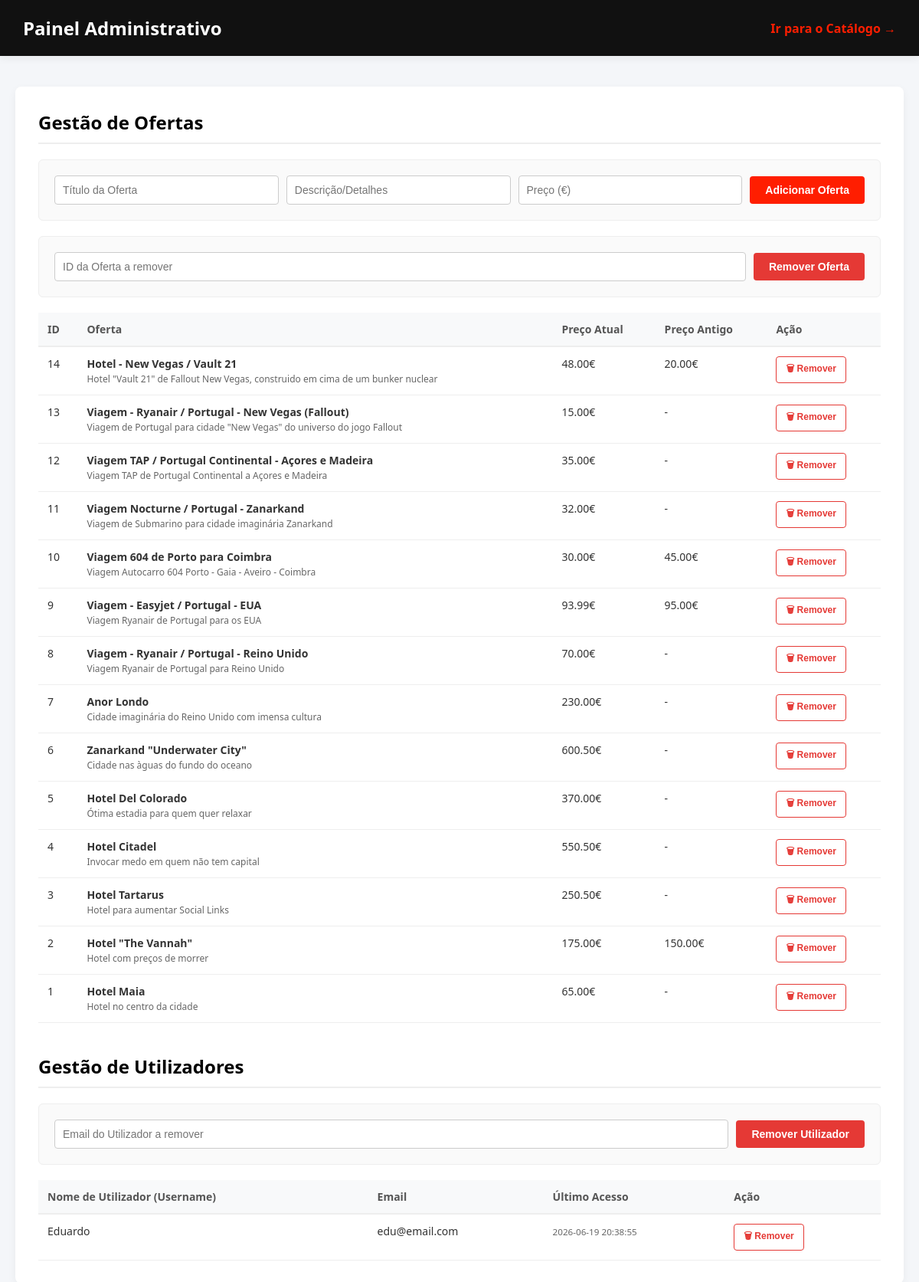
Page /scripts/administrador.php on the earlier database version.
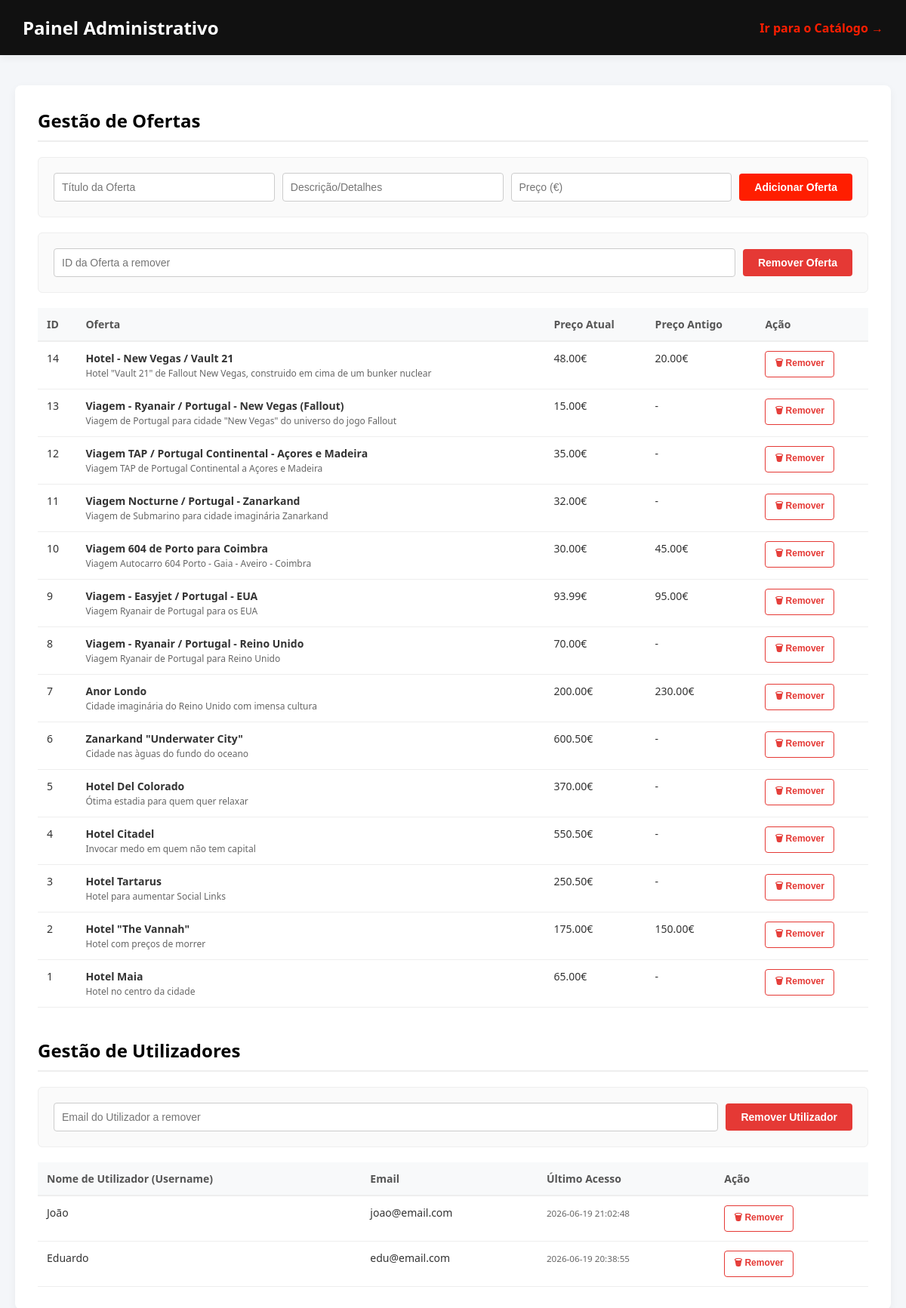
Same page on the later database version.
### tables this page shows
CREATE TABLE ofertas (
    id INTEGER PRIMARY KEY AUTOINCREMENT,
    titulo TEXT NOT NULL,
    descricao TEXT NOT NULL,
    preco REAL NOT NULL,
    preco_antigo REAL
);

CREATE TABLE utilizadores (id INTEGER PRIMARY KEY AUTOINCREMENT, username TEXT NOT NULL UNIQUE, email TEXT NOT NULL, password TEXT NOT NULL, ultimo_acesso TEXT);

### scripts/administrador.php (the view, shortened to what the changed rows need)
<?php
try {
    $db = new PDO("sqlite:" . __DIR__ . "/hshotels.db");
    $db->setAttribute(PDO::ATTR_ERRMODE, PDO::ERRMODE_EXCEPTION);
    try {
        $db->query("SELECT username FROM utilizadores LIMIT 1");
    } catch (Exception $e) {
        $db->exec("DROP TABLE IF EXISTS utilizadores");
    }
    $db->exec("CREATE TABLE IF NOT EXISTS ofertas (id INTEGER PRIMARY KEY AUTOINCREMENT, titulo TEXT, descricao TEXT, preco REAL, preco_antigo REAL)");
    $db->exec("CREATE TABLE IF NOT EXISTS utilizadores (id INTEGER PRIMARY KEY AUTOINCREMENT, username TEXT NOT NULL UNIQUE, email TEXT NOT NULL, password TEXT NOT NULL, ultimo_acesso TEXT)");
} catch (PDOException $e) {
    die("Erro: " . $e->getMessage());
}
?>
<!DOCTYPE html>
<html lang="pt-PT">
<head>
</head>
<body>
    <div class="header">
        <h1>Painel Administrativo</h1>
    </div>
    <div class="container">
        <h2>Gestão de Ofertas</h2>
        <table>
            <thead>
                <tr>
                    <th>ID</th>
                    <th>Oferta</th>
                    <th>Preço Atual</th>
                    <th>Preço Antigo</th>
                    <th>Ação</th>
                </tr>
            </thead>
            <tbody>
                <?php
                try {
                    $ofertas = $db->query("SELECT * FROM ofertas ORDER BY id DESC")->fetchAll(PDO::FETCH_ASSOC);
                    if (empty($ofertas)) {
                        echo "<tr><td colspan='5' style='text-align:center; color:#999;'>Nenhuma oferta registada.</td></tr>";
                    } else {
                        foreach ($ofertas as $o) {
                            $idOferta = (int)$o['id'];
                            $titulo = htmlspecialchars($o['titulo'] ?? '');
                            $desc = htmlspecialchars($o['descricao'] ?? '');
                            $preco = number_format((float)($o['preco'] ?? 0), 2) . "€";
                            $preco_antigo = !empty($o['preco_antigo']) ? number_format((float)$o['preco_antigo'], 2) . "€" : "-";
                            echo "<tr>";
                            echo "<td>{$idOferta}</td>";
                            echo "<td><strong>{$titulo}</strong><br><span style='color:#666; font-size:12px;'>{$desc}</span></td>";
                            echo "<td>{$preco}</td>";
                            echo "<td>{$preco_antigo}</td>";
                            echo "<td>
                                    <form class='form-linha' method='POST' onsubmit='return confirm(\"Remover {$titulo}?\");'>
                                        <input type='hidden' name='remover_oferta_id' value='{$idOferta}'>
                                        <button type='submit' class='btn-remover-linha'>🗑 Remover</button>
                                    </form>
                                  </td>";
                            echo "</tr>";
                        }
                    }
                } catch (PDOException $e) {
                    echo "<tr><td colspan='5' style='color:red;'>Erro ao carregar ofertas.</td></tr>";
                }
                ?>
            </tbody>
        </table>
        <h2>Gestão de Utilizadores</h2>
        <table>
            <thead>
                <tr>
                    <th>Nome de Utilizador (Username)</th>
                    <th>Email</th>
                    <th>Último Acesso</th>
                    <th>Ação</th>
                </tr>
            </thead>
            <tbody>
                <?php
                try {
                    $utilizadores = $db->query("SELECT * FROM utilizadores ORDER BY id DESC")->fetchAll(PDO::FETCH_ASSOC);
                    if (empty($utilizadores)) {
                        echo "<tr><td colspan='4' style='text-align:center; color:#999;'>Nenhum utilizador registado.</td></tr>";
                    } else {
                        foreach ($utilizadores as $u) {
                            $username = htmlspecialchars($u['username'] ?? 'Sem Nome');
                            $email = htmlspecialchars($u['email'] ?? 'Sem Email');
                            $ultimo = htmlspecialchars($u['ultimo_acesso'] ?? 'Nunca acedeu');
                            $id = (int)$u['id'];
                            echo "<tr>";
                            echo "<td>{$username}</td>";
                            echo "<td>{$email}</td>";
                            echo "<td><small style='color:#666;'>{$ultimo}</small></td>";
                            echo "<td>
                                    <form class='form-linha' method='POST' onsubmit='return confirm(\"Remover {$username}?\");'>
                                        <input type='hidden' name='remover_utilizador_id' value='{$id}'>
                                        <button type='submit' class='btn-remover-linha'>🗑 Remover</button>
                                    </form>
                                  </td>";
                            echo "</tr>";
                        }
                    }
                } catch (PDOException $e) {
                    echo "<tr><td colspan='4' style='color:red;'>Erro ao carregar utilizadores.</td></tr>";
                }
                ?>
            </tbody>
        </table>
    </div>
</body>
</html>

Differences in the rows shown:
changed ofertas "Anor Londo": preco "230.00€" → "200.00€"; preco_antigo "-" → "230.00€"
added utilizadores: username "João", email "joao@email.com", ultimo_acesso "2026-06-19 21:02:48"
